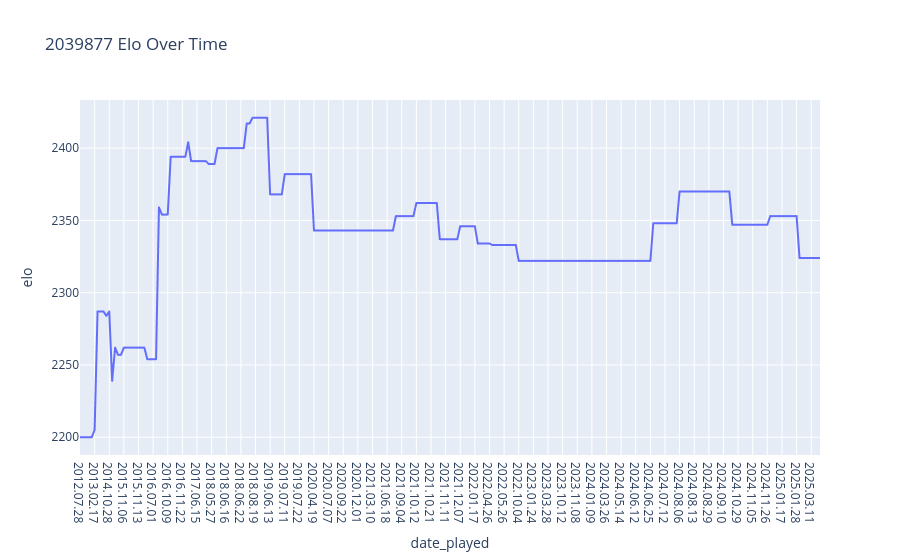

The notebook cell this image was saved under:
### Code cell
fig = px.line(sok2, x='date_played', y='elo', title=f'{id} Elo Over Time')
fig.show()

### Figure 1 — Plotly figure (JSON) as saved in the notebook; plotly's stock layout.template omitted (floating-point values rounded to 4 significant figures; data arrays with more than 128 entries replaced by an {"elided": "..."} marker saying what was removed)
{"data": [{"hovertemplate": "date_played=%{x}<br>elo=%{y}<extra></extra>", "legendgroup": "", "line": {"color": "#636efa", "dash": "solid"}, "marker": {"symbol": "circle"}, "mode": "lines", "name": "", "showlegend": false, "type": "scattergl", "x": {"elided": "1717 str values"}, "xaxis": "x", "y": {"elided": "1717 int values"}, "yaxis": "y"}], "layout": {"autosize": true, "legend": {"tracegroupgap": 0}, "title": {"text": "2039877 Elo Over Time"}, "xaxis": {"anchor": "y", "autorange": true, "domain": [0, 1], "range": [0, 253], "title": {"text": "date_played"}, "type": "category"}, "yaxis": {"anchor": "x", "autorange": true, "domain": [0, 1], "range": [2188.0, 2433.0], "title": {"text": "elo"}, "type": "linear"}}}
